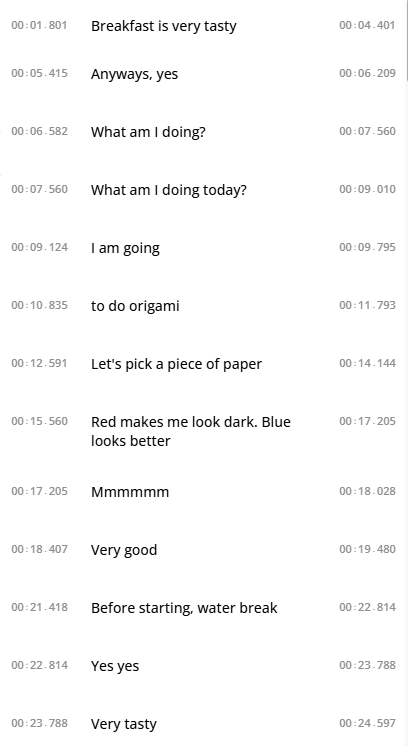
#> input picture Images/test.png, 408 x 746 px; its folder holds only this picture in this run
$ jupyter execute --allow-errors 'Dynamic generation.ipynb'
#> lines starting #> are read from the running program, lines starting #| are printed output that depends on the picture; after the words box and inside, x2 and y2 are one past the last pixel; in counts of white or black regions, pixels touching at a corner belong together
[cell 1]
from PIL import Image
import numpy as np
import pytesseract
import cv2
import os
import re

pytesseract.pytesseract.tesseract_cmd = r'C:\Program Files\Tesseract-OCR\tesseract.exe'

[cell 2]
def timestamp(image, debug = False):
    stamp = None
    extracted_text = pytesseract.image_to_string(image)
    line = extracted_text.split('\n')
    if debug:
        print(line)

    pattern = r'^\d{2}:\d{2}\.\d{3}$'
    time = line[0]
    if len(time) > 0:
        time = time.replace(',','')
        if re.match(pattern, time):
            stamp = time.replace('.',',')
        else:
            digits_only = re.sub(r'[^0-9]', '', time)
            if len(digits_only) == 7:
                stamp = digits_only[:2] + ':' + digits_only[2:4] + ',' + digits_only[4:]
            elif len(digits_only) == 5:
                stamp = digits_only[:1] + ':' + digits_only[1:3] + ',' + digits_only[3:] + '0**'
            elif len(digits_only) > 5:
                stamp = digits_only[:2] + ':' + digits_only[2:4] + ',' + digits_only[4:] + '0**'
            elif len(digits_only) > 7:
                stamp = digits_only[:2] + ':' + digits_only[2:4] + ',' + digits_only[4:] + '***'
            else:
                stamp = '*** ' + digits_only
    else:
        stamp = '******'

    return stamp

[cell 3]
def crop_image_around_text_lines(image, base_image, pad_extra=10, min_gap=5):
    if base_image.ndim == 3:
        gray = np.mean(base_image, axis=2).astype(np.uint8)
    else:
        gray = base_image

    projection = np.sum(255 - gray, axis=1)
    threshold = np.max(projection) * 0.2

    row_has_text = projection > threshold
    lines = []
    in_line = False
    for i, has_text in enumerate(row_has_text):
        if has_text and not in_line:
            start = i
            in_line = True
        elif not has_text and in_line:
            end = i
            in_line = False
            lines.append((start, end))
    if in_line:
        lines.append((start, len(row_has_text)))

    merged_lines = []
    for line in lines:
        if not merged_lines or line[0] > merged_lines[-1][1] + min_gap:
            merged_lines.append(line)
        else:
            merged_lines[-1] = (merged_lines[-1][0], line[1])

    crops = []
    for start, end in merged_lines:
        center = (start + end) // 2
        height = end - start
        pad = height // 2 + pad_extra
        top = max(center - pad, 0)
        bottom = min(center + pad, image.size[1])
        crop_box = (0, top, image.size[0], bottom)
        crops.append(image.crop(crop_box))
    return crops

[cell 4]
def single_run(image_path):
#> called with image_path = 'Images/test.png'
    base_image = cv2.imread(image_path, cv2.IMREAD_GRAYSCALE)
#> base_image is the input picture: shape (746, 408); min 0, max 255, mean 249.6
    _, binary_image = cv2.threshold(base_image, 200, 255, cv2.THRESH_BINARY)
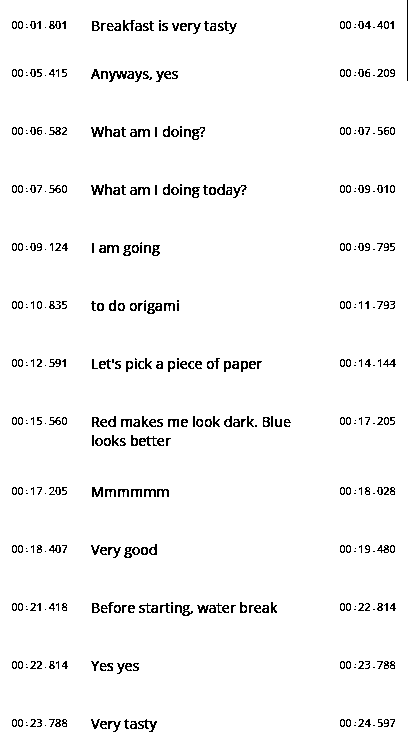
#> binary_image: shape (746, 408); 96.5% white; black in thin lines or dots

    image = Image.fromarray(binary_image)

    # cv2.imshow('Binary Image', binary_image)
    scale_factor = 2
    resized_image = image.resize(
        (image.width * scale_factor, image.height * scale_factor),
        resample=Image.LANCZOS
    )

    boxes = crop_image_around_text_lines(image, base_image)
#> in crop_image_around_text_lines, `projection = np.sum(255 - gray, axis=1)`: projection = 746 values, max 26560 at index 605, min 22 at index 82, mean 2189.7
#> in crop_image_around_text_lines, `threshold = np.max(projection) * 0.2`: threshold = 5312
#> the loop in crop_image_around_text_lines, `for i, has_text in enumerate(row_has_text):` made 746 passes
#> (has_text, in_line) on passes 22, 32: (True, True), (False, False)
#> after the loop in crop_image_around_text_lines, `for i, has_text in enumerate(row_has_text):`: end = 729; in_line = False; lines = [(21, 31), (69, 70), (71, 79), (127, 137), (185, 195), (243, 244), (245, 253), (301, 302), (303, 311), (359, 369), (417, 427), (438, 443), (444, 446), (487, 497), (545, 546), (547, 555), (603, 613), (661, 662), (663, 669), (719, 720), (721, 727), (728, 729)]; start = 728
#> the loop in crop_image_around_text_lines, `for line in lines:` made 22 passes
#> after the loop in crop_image_around_text_lines, `for line in lines:`: merged_lines = [(21, 31), (69, 79), (127, 137), (185, 195), (243, 253), (301, 311), (359, 369), (417, 427), (438, 446), (487, 497), (545, 555), (603, 613), (661, 669), (719, 729)]
#> the loop in crop_image_around_text_lines, `for start, end in merged_lines:` made 14 passes
#> (start, end, center, height, pad, top, bottom, crop_box) on passes 1 to 12: (21, 31, 26, 10, 15, 11, 41, (0, 11, 408, 41)), (69, 79, 74, 10, 15, 59, 89, (0, 59, 408, 89)), (127, 137, 132, 10, 15, 117, 147, (0, 117, 408, 147)), (185, 195, 190, 10, 15, 175, 205, (0, 175, 408, 205)), (243, 253, 248, 10, 15, 233, 263, (0, 233, 408, 263)), (301, 311, 306, 10, 15, 291, 321, (0, 291, 408, 321)), (359, 369, 364, 10, 15, 349, 379, (0, 349, 408, 379)), (417, 427, 422, 10, 15, 407, 437, (0, 407, 408, 437)), (438, 446, 442, 8, 14, 428, 456, (0, 428, 408, 456)), (487, 497, 492, 10, 15, 477, 507, (0, 477, 408, 507)), (545, 555, 550, 10, 15, 535, 565, (0, 535, 408, 565)), (603, 613, 608, 10, 15, 593, 623, (0, 593, 408, 623))
#> after the loop in crop_image_around_text_lines, `for start, end in merged_lines:`: crops = 14 items
#> boxes = 14 items

    for line_img in boxes:
        # line_img.show()
        width, height = line_img.size
        left_box = (0, 0, box_width, height)
        middle_box = (box_width, 0, width - box_width - 1, height)
        right_box = (width - box_width, 0, width, height)

        left_section = line_img.crop(left_box)
        middle_section = line_img.crop(middle_box)
        right_section = line_img.crop(right_box)

        if debug:
            left_section.show()
        start_stamp = timestamp(left_section, debug)
        if check:
            print("start", start_stamp)

        if debug:
            right_section.show()
        end_stamp = timestamp(right_section, debug)
        if check:
            print("end", end_stamp)

        extracted_text = pytesseract.image_to_string(middle_section, config='psm 7 -l eng')
        if debug_words:
            print(extracted_text)
        line_text = extracted_text.split('\n')[0].replace('|', 'I')
        if check:
            print(line_text)

        if re.sub(r'[^0-9]', '', start_stamp) > re.sub(r'[^0-9]', '', end_stamp):
            stamp = "00:" + start_stamp +' --> 00:' + end_stamp + '&&'
        else:
            stamp = "00:" + start_stamp +' --> 00:' + end_stamp

        if len(line_text) != 0 or start_stamp != '******' or end_stamp != '******':
            start.append(start_stamp)
            end.append(end_stamp)
            text.append(line_text)
            time_stamp.append(stamp)
#> this loop made 1 pass
#> (width, height, left_box, middle_box, right_box) on pass 1: (408, 30, (0, 0, 78, 30), (78, 0, 329, 30), (330, 0, 408, 30))
#> pass 1, in single_run, `left_section = line_img.crop(left_box)`:
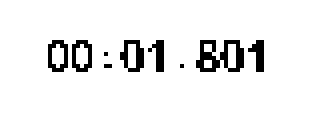
#> left_section: PIL image 78x30 L (shown 4 times larger); 93% white; black in thin lines or dots, all inside (x1, y1, x2, y2) = (12, 10, 66, 18)
#> pass 1, in single_run, `middle_section = line_img.crop(middle_box)`:
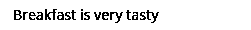
#> middle_section: PIL image 251x30 L; 92.1% white; black in thin lines or dots, all inside (x1, y1, x2, y2) = (14, 9, 159, 23)
#> pass 1, in single_run, `right_section = line_img.crop(right_box)`:
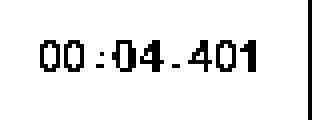
#> right_section: PIL image 78x30 L (shown 4 times larger); 91.8% white; black in thin lines or dots, all inside (x1, y1, x2, y2) = (10, 0, 78, 30)
#> after the loop, end = []; start = []; text = []; time_stamp = []

    return len(start), len(end), len(text), len(boxes)
